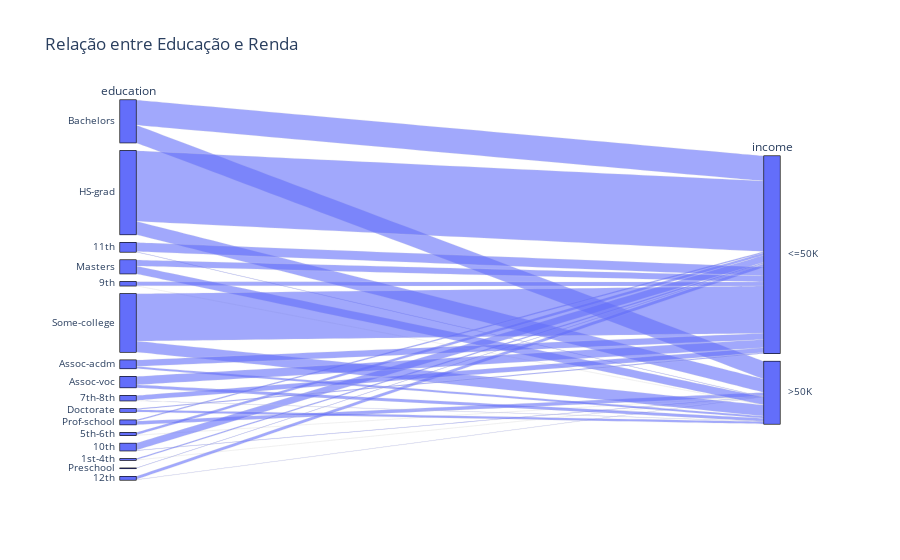

Write notebook code for a chart like this one.
### Code cell
gr = px.parallel_categories(df, dimensions=['education', 'income'], title='Relação entre Educação e Renda')
gr.show()

### Figure 1 — Plotly figure (JSON) as saved in the notebook; plotly's stock layout.template omitted (floating-point values rounded to 4 significant figures; data arrays with more than 128 entries replaced by an {"elided": "..."} marker saying what was removed)
{"data": [{"dimensions": [{"label": "education", "values": {"elided": "32561 str values"}}, {"label": "income", "values": {"elided": "32561 str values"}}], "domain": {"x": [0, 1], "y": [0, 1]}, "name": "", "type": "parcats"}], "layout": {"legend": {"tracegroupgap": 0}, "title": {"text": "Relação entre Educação e Renda"}}}
